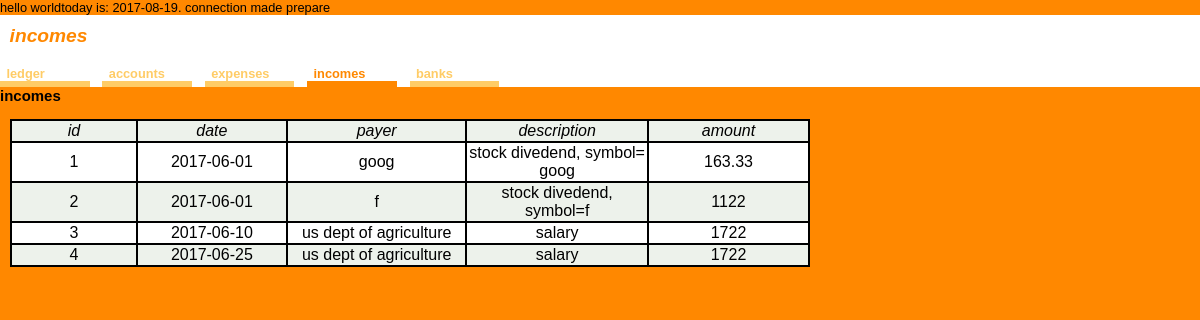
The app's page /incomes.php with its own data.
### tables this page shows
create table credits(
    id INT NOT NULL AUTO_INCREMENT,
    name_c  varchar(255),
    desc_c varchar(255),
    date_c  DATE,
    amount float,
    PRIMARY KEY (id)
);

### incomes.php (the view, shortened to what this page needs)
<?php
$today = date("Y-m-d");
print "Today is: $today.";
?>
<?php
$company = NULL;
$mysqli = new mysqli("oniddb.cws.oregonstate.edu","dohertki-db","gvBKWgFuUOM2piV6","dohertki-db");
if($mysqli->connect_errno){
    echo "connection error". $mysqli->connect_errno . " " . $mysqli->connect_error;
} else { echo "connection made";}
if (!($stmt = $mysqli->prepare("
    SELECT  c.id, c.name_c, c.desc_c, c.date_c, c.amount FROM credits c;"))){
    echo "Prepare failed: (" . $mysqli->errno . ") " . $mysqli->error;
}else { echo"  Prepare ";}
if (!$stmt->execute()) {
    echo "Execute failed: (" . $mysqli->errno . ") " . $mysqli->error;
}
if (!$stmt->bind_result( $id, $company, $desc_c, $date_c, $amount_c)){
    echo "Binding output parameters failed: (". $stmt->errno  . ") " . $stmt->error;}
?>
<!DOCTYPE html>
<html>
  <head>
    <link href="css/style.css" type="text/css" rel="stylesheet"/>
  </head>
  <body>
    <div id="header">
        <h1>Incomes</h1>
        <ul>
            <li ><a href="home.php">Ledger</a></li>
            <li ><a href="account.php">Accounts</a></li>
            <li ><a href="expenses.php">Expenses</a></li>
            <li id="selected"><a href="incomes.php">Incomes</a></li>
            <li ><a href="banks.php">Banks</a></li>
        </ul>
    </div>
    <div id="Ledger" class="tabs">
        <h3>Incomes</h3>
    <div>
    <table>
      <tbody>
      <th>ID </th>
      <th>Date</th>
      <th>Payer</th>
      <th> Description</th>
      <th> Amount</th>
         <?php
        while ($stmt->fetch()){
            printf("<tr><td> %s </td><td> %s </td><td> %s</td><td> %s </td><td> %s </td></tr> ", $id, $date_c, $company, $desc_c, $amount_c );
        }
?>
      </tbody>
    </table>
    </div>
  </body>
</html>

### css/style.css (style rules this page uses)
body { background: #f80; font: 0.8em arial, helvetica, sans-serif; text-transform: lowercase; margin: 0; padding: 0; }
#header { background-color: white; }
#header ul { list-style: none; padding: 0; margin: 0; background: white; float: left; width: 100%; }
#header li { float: left; margin: 0 1em 0 0; }
#header a { text-decoration: none; display: block; width: 6em; padding: 0 0.5em; font-weight: bold; color: black; border-bottom: 0.5em solid #fc6; color: #fc6; }
#header #selected a { color: #f80; border-color: #f80; }
h1 { margin: 0; padding: 0.5em 0 1em 0.5em; color: #f80; font-size: 1.5em; font-style: italic; }
table { padding: 10px; margin: 10px; width: 65%; }
table, th, td { width: 800px; border: 2px solid black; border-collapse: collapse; }
td { text-align: center; }
tbody > tr:nth-child(even) { background: white }
tbody > tr:nth-child(odd) { background: #edf2eb }
tbody th { font-weight: normal; font-style: italic; width:20px; }

### records on screen
credits: id "1", date_c "2017-06-01", name_c "goog", desc_c "stock divedend, symbol= goog", amount "163.33"
credits: id "2", date_c "2017-06-01", name_c "f", desc_c "stock divedend, symbol=f", amount "1122"
credits: id "3", date_c "2017-06-10", name_c "us dept of agriculture", desc_c "salary", amount "1722"
credits: id "4", date_c "2017-06-25", name_c "us dept of agriculture", desc_c "salary", amount "1722"
